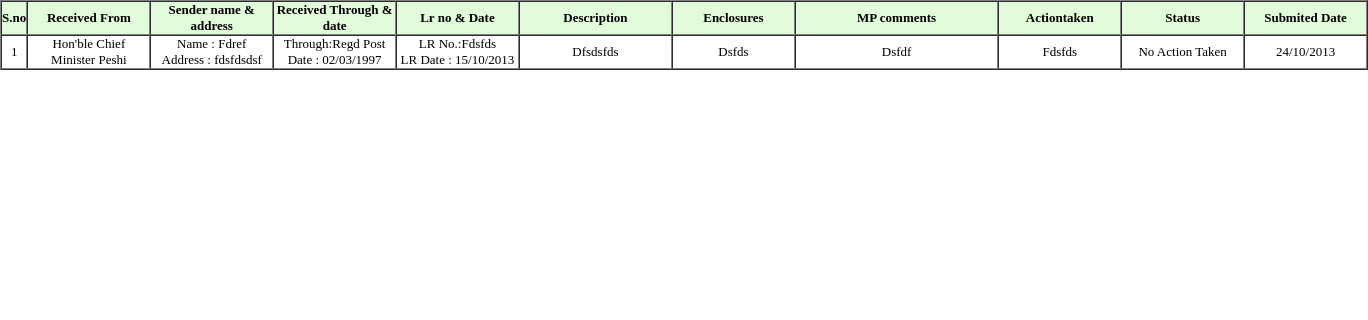
Page /noactiontaken.php (signed in) on the committed database.
### tables this page shows
CREATE TABLE IF NOT EXISTS `letters` (
  `letterid` int(11) NOT NULL AUTO_INCREMENT,
  `receivedfrom` text NOT NULL,
  `sendername` varchar(50) NOT NULL,
  `senderaddress` text NOT NULL,
  `receiveddate` varchar(20) NOT NULL,
  `receivedthrough` varchar(20) NOT NULL,
  `lrno` varchar(20) NOT NULL,
  `lrdate` varchar(20) NOT NULL,
  `description` text NOT NULL,
  `enclosures` varchar(50) NOT NULL,
  `mpcomments` text NOT NULL,
  `actiontaken` varchar(50) NOT NULL,
  `status` varchar(50) NOT NULL,
  `letterdate` varchar(20) NOT NULL,
  `timestamp` varchar(100) NOT NULL,
  PRIMARY KEY (`letterid`)
);

### includes/functions.php (called while the page is built, shortened)
<?php
class User
{
	public function noactiontaken()
	{
		$result = mysql_query("SELECT * FROM letters WHERE status='No Action Taken'");
		return $result;
	}
}
?>

### noactiontaken.php (the view, shortened to what this page needs)
<?php
$user = new User();
?>
<?php
$noactiontaken = $user->noactiontaken();
$rows = mysql_num_rows($noactiontaken);
if($rows >0)
{
?>
<link href="style.css" rel="stylesheet" type="text/css" />
<table width="100%" border="1" cellspacing="0" cellpadding="0" style="font-family:'Trebuchet MS'; font-size:13px;">
  <tr style="background-color:#e2fcdb;">
    <th align="center" valign="middle" ><div style="word-wrap:break-word;">S.no</div></th>
    <th align="center" valign="middle" ><div style="word-wrap:break-word; width:120px;">Received From</div></th>
    <th align="center" valign="middle"  ><div style="word-wrap:break-word; width:120px;">Sender name & address</div></th>
    <th align="center" valign="middle" ><div style="word-wrap:break-word; width:120px;">Received Through & date</div></th>
    <th align="center" valign="middle"  ><div style="word-wrap:break-word; width:120px;">Lr no & Date</div></th>
    <th align="center" valign="middle"  ><div style="word-wrap:break-word; width:150px;">Description</div></th>
    <th align="center" valign="middle" ><div style="word-wrap:break-word;">Enclosures</div></th>
    <th align="center" valign="middle"><div style="width:200px; word-wrap:break-word;">MP comments</div></th>
    <th align="center" valign="middle"  ><div style="word-wrap:break-word; width:120px;">Actiontaken</div></th>
    <th align="center" valign="middle"  ><div style="word-wrap:break-word; width:120px;">Status</div></th>
    <th align="center" valign="middle"  ><div style="word-wrap:break-word;width:120px;">Submited Date</div></th>
  </tr>
  <?php
$i =1;
while($result = mysql_fetch_array($noactiontaken))
{
 ?>
 <div>
  <tr  >
    <td align="center" valign="middle" ><div><?php echo $i ; ?></div></td>
    <td align="center" valign="middle" ><div style="word-wrap:break-word; width:120px;"><?php echo ucfirst($result['receivedfrom']);?></div></td>
    <td align="center" valign="middle" ><div style="word-wrap:break-word; width:120px;"><?php echo " Name : ".ucfirst($result['sendername']); echo  '<br>'; echo "Address : ".$result['senderaddress']; ?></div></td>
    <td align="center" valign="middle" ><div style="word-wrap:break-word; width:120px;"><?php echo "Through:".ucfirst($result['receivedthrough']);  echo  '<br>'; echo "Date : ".$result['receiveddate'];  ?></div></td>
    <td align="center" valign="middle" ><div style="word-wrap:break-word; width:120px;"><?php echo "LR No.:".ucfirst($result['lrno']);  echo  '<br>'; echo "LR Date : ".$result['lrdate'];  ?></div></td>
    <td align="center" valign="middle" ><div style="word-wrap:break-word; width:150px;"><?php echo ucfirst($result['description']); ?></div></td>
    <td align="center" valign="middle" ><div style="word-wrap:break-word; width:120px;"><?php echo ucfirst($result['enclosures']); ?></div></td>
    <td align="center" valign="middle" ><div style="word-wrap:break-word; width:200px;"><?php echo ucfirst($result['mpcomments']); ?></div></td>
    <td align="center" valign="middle" ><div style="word-wrap:break-word; width:120px;"><?php echo ucfirst($result['actiontaken']);?></div></td>
    <td align="center" valign="middle" ><div style="word-wrap:break-word; width:120px;"><?php echo ucfirst($result['status']);?></div></td>
    <td align="center" valign="middle" ><div style="word-wrap:break-word; width:120px;"><?php echo ucfirst($result['letterdate']);?></div></td>
  </tr>
  </div>
  <?php
	 $i++;}
	 }
?>
</table>

### rows in the picture
letters: receivedfrom "Hon'ble Chief Minister Peshi", sendername "Fdref", senderaddress "fdsfdsdsf", receivedthrough "Regd Post", receiveddate "02/03/1997", lrno "Fdsfds", lrdate "15/10/2013", description "Dfsdsfds", enclosures "Dsfds", mpcomments "Dsfdf", actiontaken "Fdsfds", status "No Action Taken", letterdate "24/10/2013"
